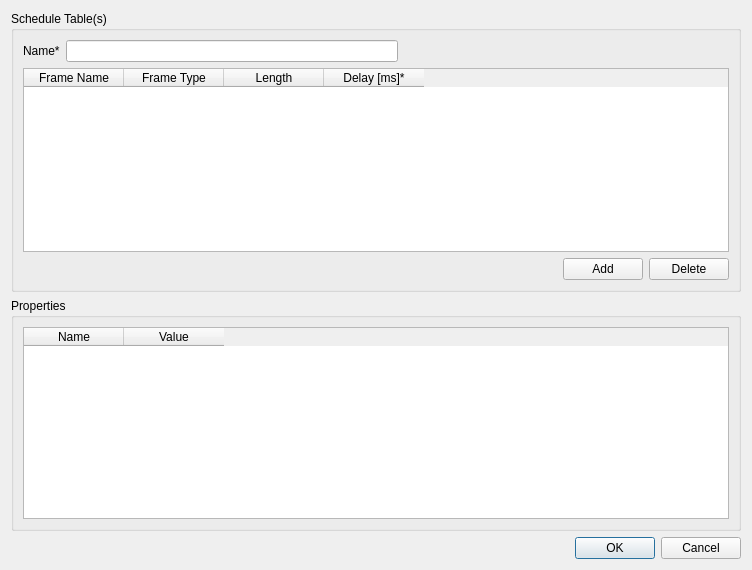
<?xml version="1.0" encoding="UTF-8"?>
<ui version="4.0">
 <class>ScheduleTableDlg</class>
 <widget class="QDialog" name="ScheduleTableDlg">
  <property name="geometry">
   <rect>
    <x>0</x>
    <y>0</y>
    <width>752</width>
    <height>570</height>
   </rect>
  </property>
  <property name="windowTitle">
   <string>Create Event Triggered Frame</string>
  </property>
  <property name="windowIcon">
   <iconset resource="ldfeditor.qrc">
    <normaloff>:/LDFEditorIcons/Resources/icons/ScheduleTable.png</normaloff>:/LDFEditorIcons/Resources/icons/ScheduleTable.png</iconset>
  </property>
  <layout class="QVBoxLayout" name="verticalLayout_2">
   <item>
    <layout class="QGridLayout" name="gridLayout_3">
     <item row="0" column="0">
      <widget class="QGroupBox" name="groupBox">
       <property name="title">
        <string>Schedule Table(s)</string>
       </property>
       <layout class="QGridLayout" name="gridLayout">
        <item row="0" column="0">
         <layout class="QVBoxLayout" name="verticalLayout">
          <item>
           <layout class="QHBoxLayout" name="horizontalLayout">
            <item>
             <widget class="QLabel" name="label">
              <property name="text">
               <string>Name*</string>
              </property>
             </widget>
            </item>
            <item>
             <widget class="QLineEdit" name="editScheduleName"/>
            </item>
            <item>
             <spacer name="horizontalSpacer">
              <property name="orientation">
               <enum>Qt::Horizontal</enum>
              </property>
              <property name="sizeHint" stdset="0">
               <size>
                <width>40</width>
                <height>20</height>
               </size>
              </property>
             </spacer>
            </item>
           </layout>
          </item>
          <item>
           <widget class="LDFCommonTableWidget" name="tableFrames">
            <property name="editTriggers">
             <set>QAbstractItemView::NoEditTriggers</set>
            </property>
            <property name="tabKeyNavigation">
             <bool>true</bool>
            </property>
            <property name="columnCount">
             <number>4</number>
            </property>
            <column>
             <property name="text">
              <string>Frame Name</string>
             </property>
            </column>
            <column>
             <property name="text">
              <string>Frame Type</string>
             </property>
            </column>
            <column>
             <property name="text">
              <string>Length</string>
             </property>
            </column>
            <column>
             <property name="text">
              <string>Delay [ms]*</string>
             </property>
            </column>
           </widget>
          </item>
          <item>
           <layout class="QHBoxLayout" name="horizontalLayout_2">
            <item>
             <spacer name="horizontalSpacer_2">
              <property name="orientation">
               <enum>Qt::Horizontal</enum>
              </property>
              <property name="sizeHint" stdset="0">
               <size>
                <width>40</width>
                <height>20</height>
               </size>
              </property>
             </spacer>
            </item>
            <item>
             <widget class="QPushButton" name="btnAdd">
              <property name="text">
               <string>Add</string>
              </property>
             </widget>
            </item>
            <item>
             <widget class="QPushButton" name="btnDelete">
              <property name="text">
               <string>Delete</string>
              </property>
             </widget>
            </item>
           </layout>
          </item>
         </layout>
        </item>
       </layout>
      </widget>
     </item>
     <item row="1" column="0">
      <widget class="QGroupBox" name="groupBox_2">
       <property name="sizePolicy">
        <sizepolicy hsizetype="Expanding" vsizetype="Fixed">
         <horstretch>0</horstretch>
         <verstretch>0</verstretch>
        </sizepolicy>
       </property>
       <property name="title">
        <string>Properties</string>
       </property>
       <layout class="QGridLayout" name="gridLayout_2">
        <item row="0" column="0">
         <widget class="LDFCommonTableWidget" name="tableProperties">
          <property name="editTriggers">
           <set>QAbstractItemView::NoEditTriggers</set>
          </property>
          <property name="columnCount">
           <number>2</number>
          </property>
          <column>
           <property name="text">
            <string>Name</string>
           </property>
          </column>
          <column>
           <property name="text">
            <string>Value</string>
           </property>
          </column>
         </widget>
        </item>
       </layout>
      </widget>
     </item>
     <item row="2" column="0">
      <widget class="QDialogButtonBox" name="buttonOk">
       <property name="orientation">
        <enum>Qt::Horizontal</enum>
       </property>
       <property name="standardButtons">
        <set>QDialogButtonBox::Cancel|QDialogButtonBox::Ok</set>
       </property>
      </widget>
     </item>
    </layout>
   </item>
  </layout>
 </widget>
 <customwidgets>
  <customwidget>
   <class>LDFCommonTableWidget</class>
   <extends>QTableWidget</extends>
   <header>ldfcommontablewidget.h</header>
  </customwidget>
 </customwidgets>
 <resources>
  <include location="ldfeditor.qrc"/>
 </resources>
 <connections/>
</ui>
